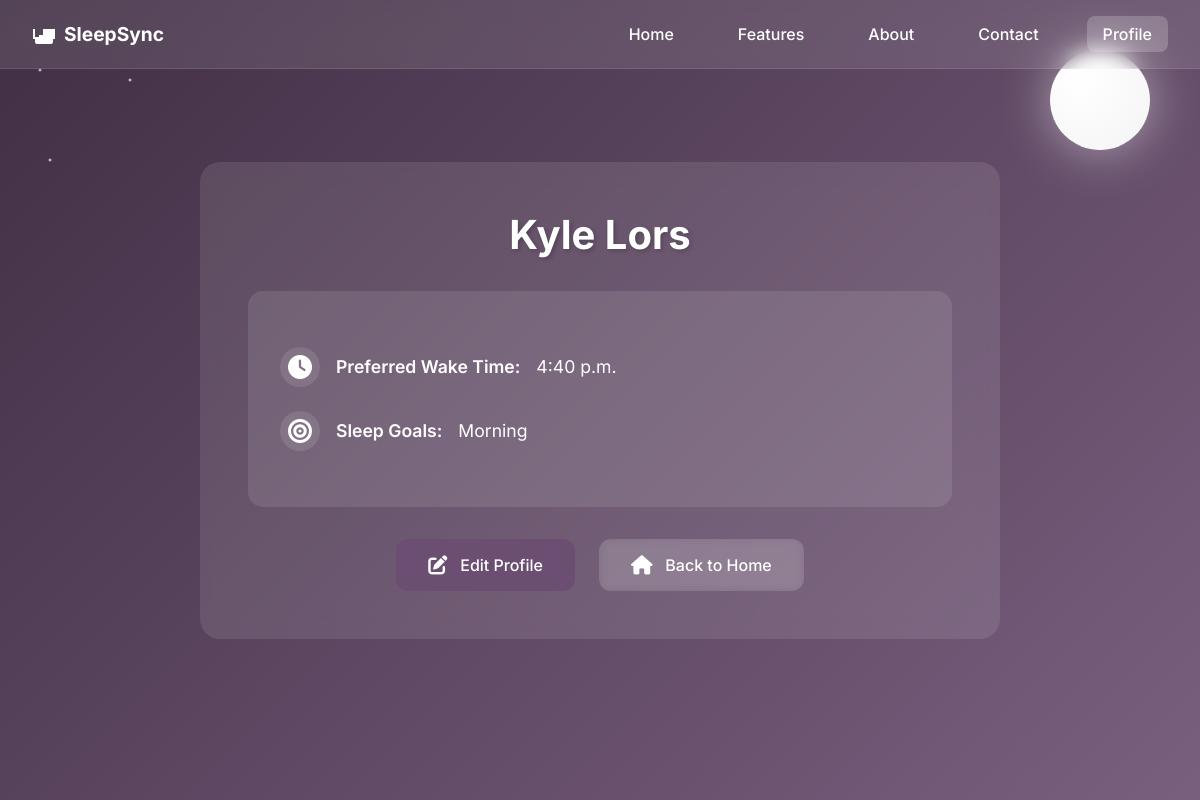
The app's page /tracker/profile/ (signed in), older data.
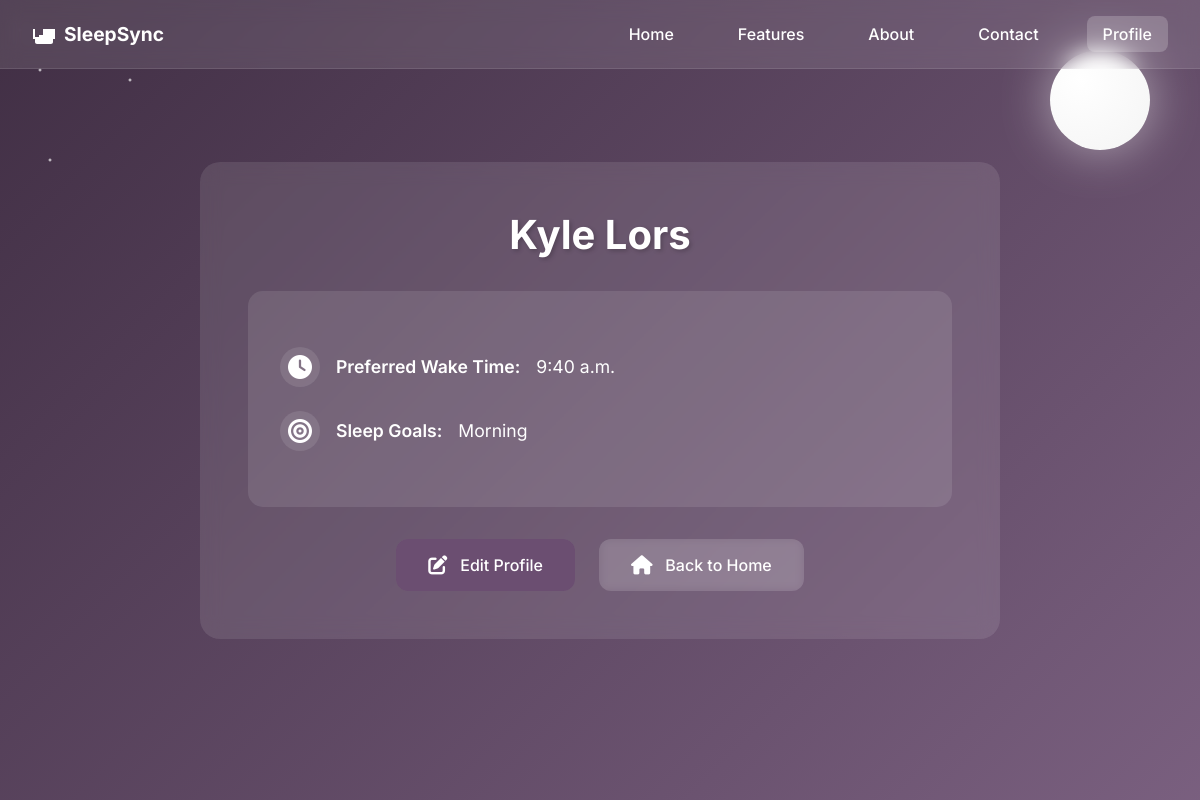
The same page, newer data.
### tracker/models.py (models this page shows, shortened)
class User(AbstractBaseUser):
    userID = models.AutoField(primary_key=True)  # Explicitly define the primary key
    email = models.EmailField(unique=True)
    first_name = models.CharField(max_length=30, blank=True)
    last_name = models.CharField(max_length=30, blank=True)
    name = models.CharField(max_length=100, blank=True)
    preferredWakeTime = models.TimeField(null=True, blank=True)
    wake_time = models.TimeField(null=True, blank=True)
    sleepTime = models.TimeField(null=True, blank=True)
    sleepGoals = models.TextField(blank=True)
    is_active = models.BooleanField(default=True)
    is_staff = models.BooleanField(default=True)  # Fix the syntax error
    objects = UserManager()
    USERNAME_FIELD = 'email'
    REQUIRED_FIELDS = ['first_name', 'last_name']

### tracker/views.py (the view)
# urls.py: path('profile/', views.profile, name='profile'),
def profile(request):
    user = request.user
    return render(request, 'tracker/profile.html', {'user': user})

### tracker/templates/tracker/profile.html (shortened to what this page needs)
<!DOCTYPE html>
<html lang="en">
<head>
    <link rel="stylesheet" href="https://cdnjs.cloudflare.com/ajax/libs/font-awesome/6.0.0/css/all.min.css">
</head>
<body>
    <nav class="nav-bar">
        <div class="nav-content">
            <a href="{% url 'landing_page' %}" class="nav-logo">
                <svg viewBox="0 0 24 24">
                    <path d="M19 7h-8v8H3V7H1v10h2v3c0 1.1.9 2 2 2h14c1.1 0 2-.9 2-2v-3h2V7h-2zM7 19h10v-6H7v6z"/>
                </svg>
                <span>SleepSync</span>
            </a>
            <div class="nav-links">
                <a href="{% url 'landing_page' %}">Home</a>
                <a href="{% url 'features' %}">Features</a>
                <a href="{% url 'about' %}">About</a>
                <a href="{% url 'contacts' %}">Contact</a>
                <a href="{% url 'profile' %}" class="active">Profile</a>
            </div>
        </div>
    </nav>
    <div class="stars"></div>
    <div class="moon"></div>
    <div class="container">
        <h2>{{ user.first_name }} {{ user.last_name }}</h2>
        <div class="profile-info">
            <p>
                <i class="fas fa-clock"></i>
                <strong>Preferred Wake Time:</strong>
                {{ user.preferredWakeTime }}
            </p>
            <p>
                <i class="fas fa-bullseye"></i>
                <strong>Sleep Goals:</strong>
                {{ user.sleepGoals }}
            </p>
        </div>
        <div class="buttons">
            <a href="{% url 'edit_profile' %}" class="btn edit-button">
                <i class="fas fa-edit"></i>
                Edit Profile
            </a>
            <a href="{% url 'landing_page' %}" class="btn">
                <i class="fas fa-home"></i>
                Back to Home
            </a>
        </div>
    </div>
</body>
</html>

Row changes from the older to the newer data that the page shows:
changed User "Kyle": preferredWakeTime "4:40 p.m." → "9:40 a.m."
